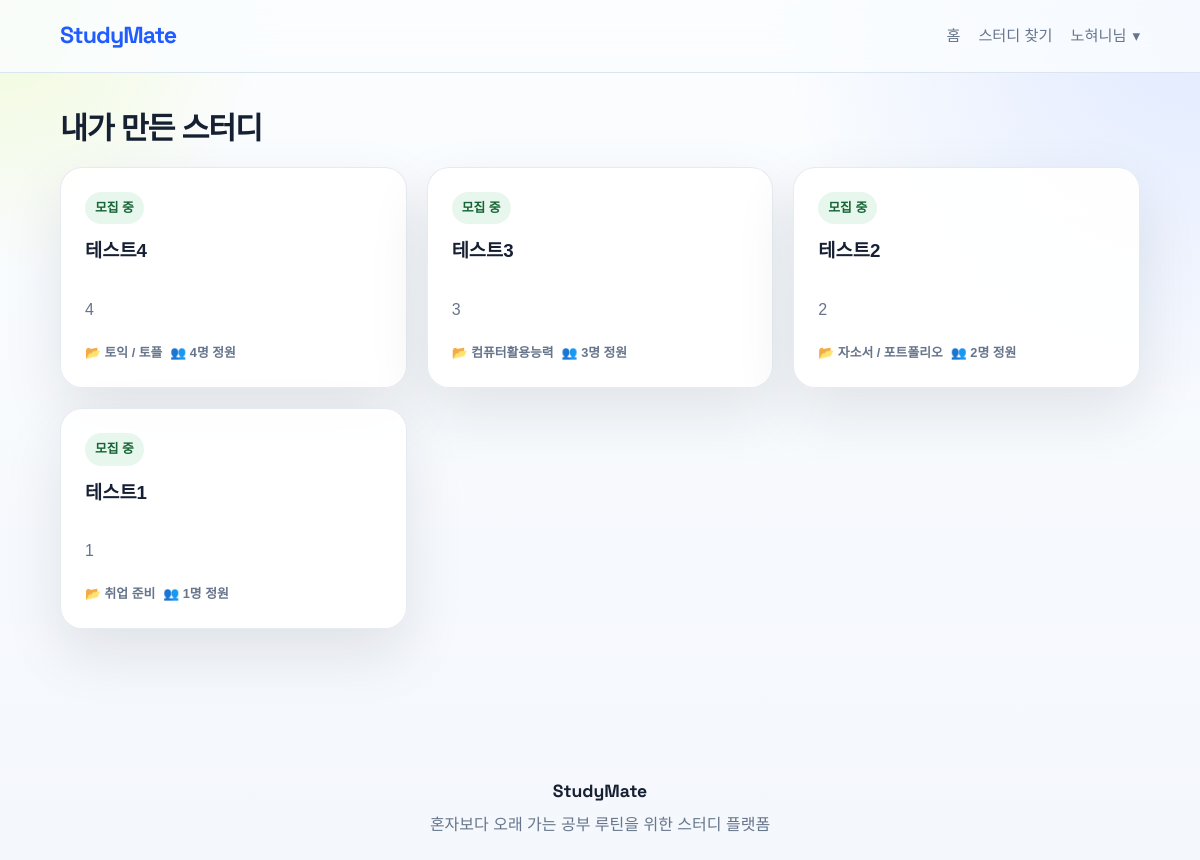
/myposts (signed in), run on an earlier commit of the app's database.
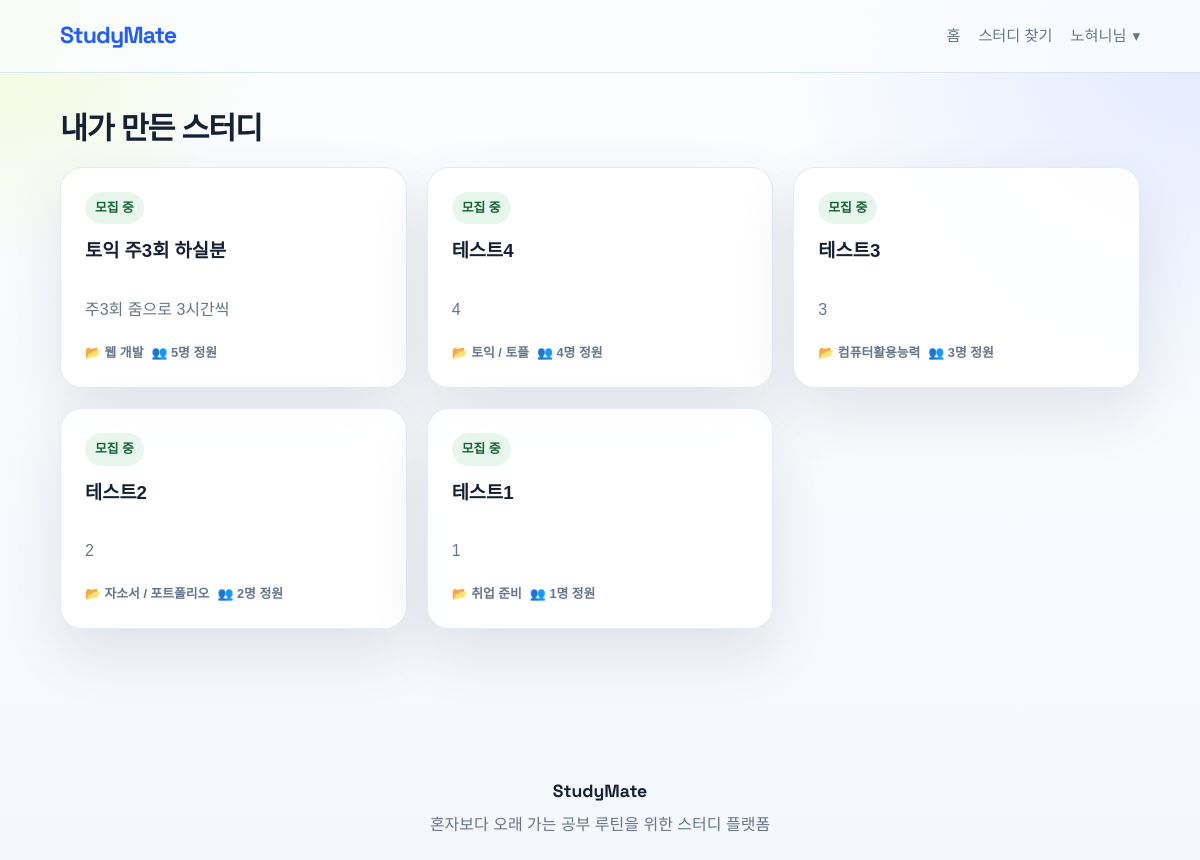
And on a later commit of the database.
### models.py (models this page shows, shortened)
class Study(db.Model):
    __tablename__ = "study"
    id = db.Column(db.Integer, primary_key=True)
    title = db.Column(db.String(200), nullable=False)
    category = db.Column(db.String(50), nullable=False)
    member_count = db.Column(db.Integer, nullable=False)
    content = db.Column(db.Text, nullable=False)
    date = db.Column(db.DateTime, default=get_kst_now, nullable=False)
    writer = db.Column(db.String(50), nullable=False)
    author_id = db.Column(db.Integer, db.ForeignKey("user.id"), nullable=True)
    chat_link = db.Column(db.String(300), nullable=True)
    is_closed = db.Column(db.Boolean, default=False, nullable=False)
    author = db.relationship("User", back_populates="studies")
    comments = db.relationship(
        "Comment",
        back_populates="study",
        cascade="all, delete-orphan",
        lazy=True,
        order_by="Comment.date.asc()",
    )
    enrollments = db.relationship(
        "Enrollment",
        back_populates="study",
        cascade="all, delete-orphan",
        lazy=True,
        order_by="Enrollment.date.desc()",
    )
    chat_messages = db.relationship(
        "ChatMessage",
        back_populates="study",
        cascade="all, delete-orphan",
        lazy=True,
        order_by="ChatMessage.date.asc()",
    )

### app.py (the view)
@app.route("/myposts")
def my_posts():
    user = get_current_user()
    if not user:
        flash("로그인이 필요합니다.", "error")
        return redirect(url_for("login"))
    studies = get_author_studies_query(user).order_by(Study.date.desc()).all()
    return render_template("mypost.html", studies=studies)

### app.py (called while the page is built)
def get_current_user():
    if hasattr(g, "current_user"):
        return g.current_user
    session_userid = session.get("user_id")
    user = User.query.filter_by(userid=session_userid).first() if session_userid else None
    if session_userid and user is None:
        session.clear()
    g.current_user = user
    return user

def get_csrf_token():
    token = session.get("_csrf_token")
    if not token:
        token = secrets.token_hex(32)
        session["_csrf_token"] = token
    return token

def get_author_studies_query(user):
    return Study.query.filter(
        or_(
            Study.author_id == user.id,
            and_(Study.author_id.is_(None), Study.writer == user.nickname),
        )
    )

@app.before_request
def load_user_and_protect_forms():
    get_current_user()
    if request.method == "POST":
        session_token = session.get("_csrf_token")
        submitted_token = request.form.get("_csrf_token") or request.headers.get("X-CSRFToken")
        if not session_token or session_token != submitted_token:
            abort(400, description="잘못된 요청입니다.")

### templates/mypost.html (shortened to what this page needs)
{% extends "base.html" %}
{% block content %}
<section>
    <div class="section-heading">
        <h2>내가 만든 스터디</h2>
    </div>
    <div class="study-list">
        {% for study in studies %}
            <a href="{{ url_for('study_detail', study_id=study.id) }}" class="card-link">
                <article class="card">
                    <div class="card-top">
                        <span class="card-status {% if study.is_closed %}closed{% endif %}">
                            {% if study.is_closed %}모집 마감{% else %}모집 중{% endif %}
                        </span>
                        <h3>{{ study.title }}</h3>
                        <p class="card-body">{{ study.content[:90] }}{% if study.content|length > 90 %}...{% endif %}</p>
                    </div>
                    <div class="card-meta">
                        <span class="meta-line">📂 {{ study.category }}</span>
                        <span class="meta-line">👥 {{ study.member_count }}명 정원</span>
                    </div>
                </article>
            </a>
        {% endfor %}
    </div>
</section>
{% endblock %}

What changed in the data, as far as the page shows it:
added Study: is_closed "모집 중", title "토익 주3회 하실분", content "주3회 줌으로 3시간씩", category "웹 개발", member_count "5"
